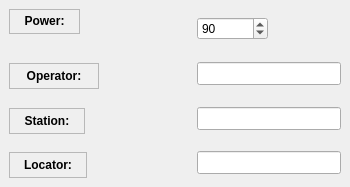
        <widget class="QWidget" name="TabPage">
         <attribute name="title">
          <string>My Data</string>
         </attribute>
         <widget class="QLabel" name="textLabel2_6_2_2">
          <property name="geometry">
           <rect>
            <x>9</x>
            <y>152</y>
            <width>78</width>
            <height>26</height>
           </rect>
          </property>
          <property name="sizePolicy">
           <sizepolicy hsizetype="Fixed" vsizetype="Fixed">
            <horstretch>0</horstretch>
            <verstretch>0</verstretch>
           </sizepolicy>
          </property>
          <property name="frameShape">
           <enum>QFrame::StyledPanel</enum>
          </property>
          <property name="text">
           <string>&lt;p align=&quot;center&quot;&gt;&lt;b&gt;Locator:&lt;/b&gt;&lt;/p&gt;</string>
          </property>
          <property name="alignment">
           <set>Qt::AlignCenter</set>
          </property>
          <property name="wordWrap">
           <bool>false</bool>
          </property>
         </widget>
         <widget class="QLabel" name="powerTextLabel">
          <property name="geometry">
           <rect>
            <x>9</x>
            <y>9</y>
            <width>71</width>
            <height>25</height>
           </rect>
          </property>
          <property name="frameShape">
           <enum>QFrame::StyledPanel</enum>
          </property>
          <property name="frameShadow">
           <enum>QFrame::Raised</enum>
          </property>
          <property name="text">
           <string>&lt;!DOCTYPE HTML PUBLIC &quot;-//W3C//DTD HTML 4.0//EN&quot; &quot;http://www.w3.org/TR/REC-html40/strict.dtd&quot;&gt;
&lt;html&gt;&lt;head&gt;&lt;meta name=&quot;qrichtext&quot; content=&quot;1&quot; /&gt;&lt;style type=&quot;text/css&quot;&gt;
p, li { white-space: pre-wrap; }
&lt;/style&gt;&lt;/head&gt;&lt;body style=&quot; font-family:'Nimbus Sans L'; font-size:9pt; font-weight:400; font-style:normal;&quot;&gt;
&lt;p align=&quot;center&quot; style=&quot; margin-top:12px; margin-bottom:12px; margin-left:0px; margin-right:0px; -qt-block-indent:0; text-indent:0px;&quot;&gt;&lt;span style=&quot; font-weight:600;&quot;&gt;Power:&lt;/span&gt;&lt;/p&gt;&lt;/body&gt;&lt;/html&gt;</string>
          </property>
          <property name="alignment">
           <set>Qt::AlignCenter</set>
          </property>
          <property name="wordWrap">
           <bool>false</bool>
          </property>
         </widget>
         <widget class="QSpinBox" name="powerSpinBox">
          <property name="geometry">
           <rect>
            <x>197</x>
            <y>17</y>
            <width>71</width>
            <height>23</height>
           </rect>
          </property>
          <property name="toolTip">
           <string>Power used to make this QSO</string>
          </property>
          <property name="suffix">
           <string/>
          </property>
          <property name="maximum">
           <number>15000</number>
          </property>
          <property name="value">
           <number>90</number>
          </property>
         </widget>
         <widget class="QLineEdit" name="stationCallsignLineEdit">
          <property name="geometry">
           <rect>
            <x>197</x>
            <y>107</y>
            <width>144</width>
            <height>23</height>
           </rect>
          </property>
          <property name="sizePolicy">
           <sizepolicy hsizetype="Fixed" vsizetype="Fixed">
            <horstretch>0</horstretch>
            <verstretch>0</verstretch>
           </sizepolicy>
          </property>
          <property name="toolTip">
           <string>The call of the station used to work this QSO</string>
          </property>
         </widget>
         <widget class="QLineEdit" name="myLocatorLineEdit">
          <property name="geometry">
           <rect>
            <x>197</x>
            <y>151</y>
            <width>144</width>
            <height>23</height>
           </rect>
          </property>
          <property name="sizePolicy">
           <sizepolicy hsizetype="Fixed" vsizetype="Fixed">
            <horstretch>0</horstretch>
            <verstretch>0</verstretch>
           </sizepolicy>
          </property>
          <property name="toolTip">
           <string>The locator of the station</string>
          </property>
         </widget>
         <widget class="QLineEdit" name="operatorLineEdit">
          <property name="geometry">
           <rect>
            <x>197</x>
            <y>62</y>
            <width>144</width>
            <height>23</height>
           </rect>
          </property>
          <property name="sizePolicy">
           <sizepolicy hsizetype="Fixed" vsizetype="Fixed">
            <horstretch>0</horstretch>
            <verstretch>0</verstretch>
           </sizepolicy>
          </property>
          <property name="toolTip">
           <string>The operator that worked this QSO</string>
          </property>
         </widget>
         <widget class="QLabel" name="operatortextLabel_2">
          <property name="geometry">
           <rect>
            <x>9</x>
            <y>63</y>
            <width>90</width>
            <height>26</height>
           </rect>
          </property>
          <property name="sizePolicy">
           <sizepolicy hsizetype="Fixed" vsizetype="Fixed">
            <horstretch>0</horstretch>
            <verstretch>0</verstretch>
           </sizepolicy>
          </property>
          <property name="toolTip">
           <string>The operator that worked this QSO</string>
          </property>
          <property name="frameShape">
           <enum>QFrame::StyledPanel</enum>
          </property>
          <property name="text">
           <string>&lt;p align=&quot;center&quot;&gt;&lt;b&gt;Operator:&lt;/b&gt;&lt;/p&gt;</string>
          </property>
          <property name="alignment">
           <set>Qt::AlignCenter</set>
          </property>
          <property name="wordWrap">
           <bool>false</bool>
          </property>
         </widget>
         <widget class="QLabel" name="stationCallsigntextLabel">
          <property name="geometry">
           <rect>
            <x>9</x>
            <y>108</y>
            <width>76</width>
            <height>26</height>
           </rect>
          </property>
          <property name="sizePolicy">
           <sizepolicy hsizetype="Fixed" vsizetype="Fixed">
            <horstretch>0</horstretch>
            <verstretch>0</verstretch>
           </sizepolicy>
          </property>
          <property name="minimumSize">
           <size>
            <width>0</width>
            <height>0</height>
           </size>
          </property>
          <property name="toolTip">
           <string>The call of the station used to work this QSO</string>
          </property>
          <property name="frameShape">
           <enum>QFrame::StyledPanel</enum>
          </property>
          <property name="text">
           <string>&lt;p align=&quot;center&quot;&gt;&lt;b&gt;Station:&lt;/b&gt;&lt;/p&gt;</string>
          </property>
          <property name="alignment">
           <set>Qt::AlignCenter</set>
          </property>
          <property name="wordWrap">
           <bool>false</bool>
          </property>
         </widget>
        </widget>
